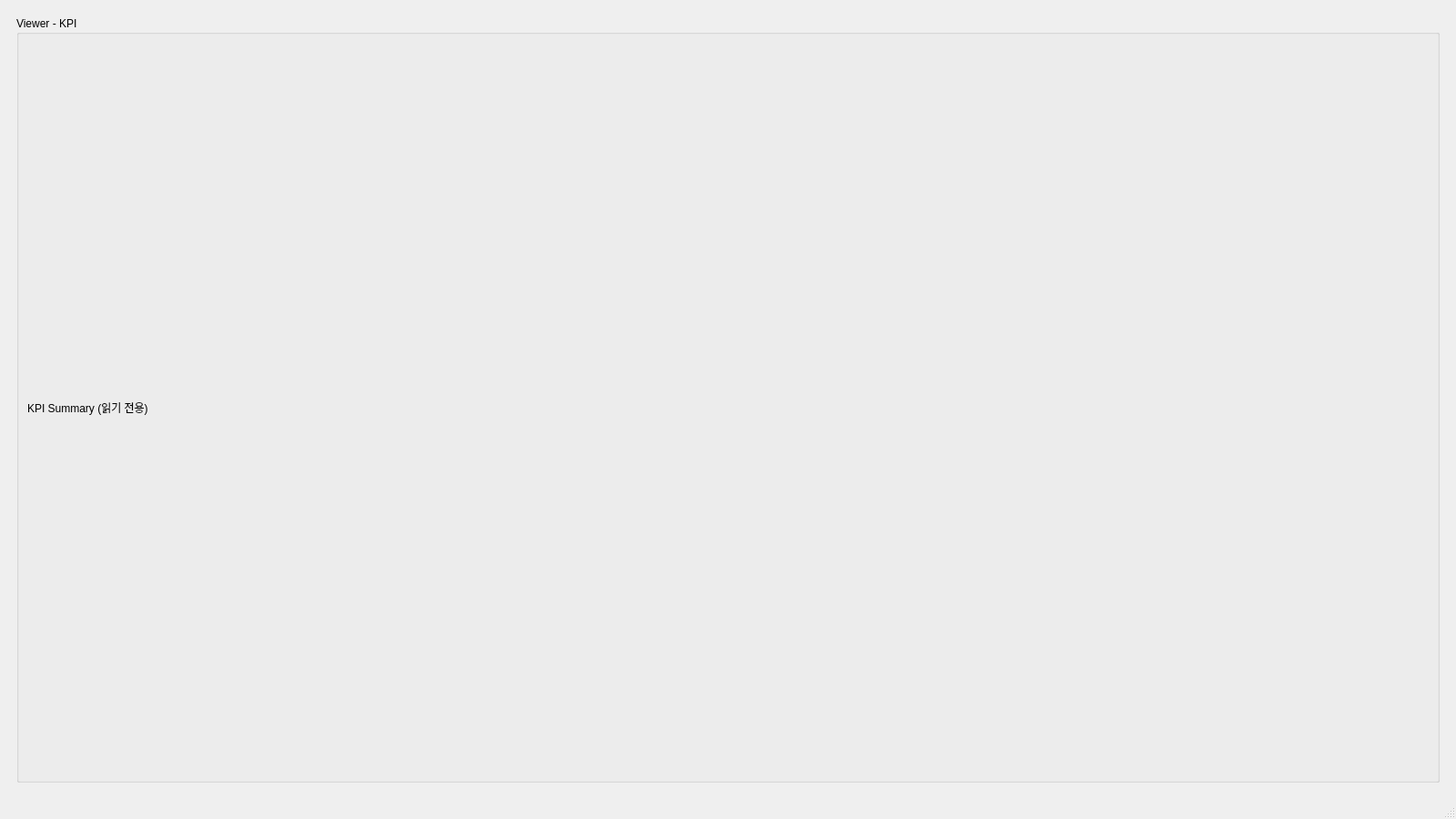
<?xml version="1.0" encoding="UTF-8"?>
<ui version="4.0">
 <class>MainDashboard</class>
 <widget class="QMainWindow" name="MainDashboard">
  <property name="geometry">
   <rect>
    <x>0</x>
    <y>0</y>
    <width>1600</width>
    <height>900</height>
   </rect>
  </property>
  <property name="windowTitle">
   <string>VigilEdge - Main Dashboard</string>
  </property>
  <widget class="QWidget" name="centralwidget">
   <layout class="QVBoxLayout" name="verticalLayout">
    <item>
     <widget class="QStackedWidget" name="stackRoles">
      <!-- Viewer -->
      <widget class="QWidget" name="pageViewer">
       <layout class="QVBoxLayout" name="vlViewer">
        <item>
         <widget class="QGroupBox" name="gbViewer">
          <property name="title">
           <string>Viewer - KPI</string>
          </property>
          <layout class="QVBoxLayout" name="vlV1">
           <item>
            <widget class="QLabel" name="lblViewer">
             <property name="text">
              <string>KPI Summary (읽기 전용)</string>
             </property>
            </widget>
           </item>
          </layout>
         </widget>
        </item>
       </layout>
      </widget>

      <!-- Operator -->
      <widget class="QWidget" name="pageOperator">
       <layout class="QVBoxLayout" name="vlOperator">
        <item>
         <widget class="QGroupBox" name="gbCharts">
          <property name="title">
           <string>Real-time Charts</string>
          </property>
          <layout class="QGridLayout" name="gridCharts">
           <item row="0" column="0">
            <widget class="QChartView" name="chartTemp">
             <property name="minimumSize">
              <size><width>200</width><height>220</height></size>
             </property>
            </widget>
           </item>
           <item row="0" column="1">
            <widget class="QChartView" name="chartVib">
             <property name="minimumSize">
              <size><width>200</width><height>220</height></size>
             </property>
            </widget>
           </item>
           <item row="1" column="0" colspan="2">
            <widget class="QChartView" name="chartIntr">
             <property name="minimumSize">
              <size><width>400</width><height>240</height></size>
             </property>
            </widget>
           </item>
          </layout>
         </widget>
        </item>

        <item>
         <widget class="QGroupBox" name="gbFilter">
          <property name="title">
           <string>Log Filter</string>
          </property>
          <layout class="QGridLayout" name="gridFilter">
           <item row="0" column="0">
            <widget class="QLabel" name="lblType">
             <property name="text"><string>Type</string></property>
            </widget>
           </item>
           <item row="0" column="1">
            <widget class="QComboBox" name="comboType">
             <item><property name="text"><string>All</string></property></item>
             <item><property name="text"><string>TEMP</string></property></item>
             <item><property name="text"><string>VIB</string></property></item>
             <item><property name="text"><string>INTR</string></property></item>
            </widget>
           </item>

           <item row="0" column="2">
            <widget class="QLabel" name="lblLevel">
             <property name="text"><string>Level</string></property>
            </widget>
           </item>
           <item row="0" column="3">
            <widget class="QComboBox" name="comboLevel">
             <item><property name="text"><string>All</string></property></item>
             <item><property name="text"><string>LOW</string></property></item>
             <item><property name="text"><string>MEDIUM</string></property></item>
             <item><property name="text"><string>HIGH</string></property></item>
            </widget>
           </item>

           <item row="0" column="4">
            <widget class="QLabel" name="lblVMin">
             <property name="text"><string>Value Min</string></property>
            </widget>
           </item>
           <item row="0" column="5">
            <widget class="QLineEdit" name="lineMin"/>
           </item>

           <item row="0" column="6">
            <widget class="QLabel" name="lblVMax">
             <property name="text"><string>Value Max</string></property>
            </widget>
           </item>
           <item row="0" column="7">
            <widget class="QLineEdit" name="lineMax"/>
           </item>

           <item row="1" column="0">
            <widget class="QLabel" name="lblContains">
             <property name="text"><string>SensorId contains</string></property>
            </widget>
           </item>
           <item row="1" column="1" colspan="3">
            <widget class="QLineEdit" name="lineSearch"/>
           </item>

           <item row="1" column="4">
            <widget class="QLabel" name="lblFrom">
             <property name="text"><string>From</string></property>
            </widget>
           </item>
           <item row="1" column="5">
            <widget class="QDateTimeEdit" name="dtFrom">
             <property name="calendarPopup"><bool>true</bool></property>
            </widget>
           </item>
           <item row="1" column="6">
            <widget class="QLabel" name="lblTo">
             <property name="text"><string>To</string></property>
            </widget>
           </item>
           <item row="1" column="7">
            <widget class="QDateTimeEdit" name="dtTo">
             <property name="calendarPopup"><bool>true</bool></property>
            </widget>
           </item>

           <item row="2" column="0" colspan="8">
            <layout class="QHBoxLayout" name="hlButtons">
             <item>
              <widget class="QPushButton" name="btnApplyFilter">
               <property name="text"><string>Apply</string></property>
              </widget>
             </item>
             <item>
              <widget class="QPushButton" name="btnResetFilter">
               <property name="text"><string>Reset</string></property>
              </widget>
             </item>
             <item>
              <spacer name="sp1">
               <property name="orientation"><enum>Qt::Horizontal</enum></property>
               <property name="sizeHint" stdset="0"><size><width>0</width><height>0</height></size></property>
              </spacer>
             </item>
             <item><widget class="QPushButton" name="btnTempOn"><property name="text"><string>TEMP ON</string></property></widget></item>
             <item><widget class="QPushButton" name="btnTempOff"><property name="text"><string>TEMP OFF</string></property></widget></item>
             <item><widget class="QPushButton" name="btnVibOn"><property name="text"><string>VIB ON</string></property></widget></item>
             <item><widget class="QPushButton" name="btnVibOff"><property name="text"><string>VIB OFF</string></property></widget></item>
             <item><widget class="QPushButton" name="btnIntrOn"><property name="text"><string>INTR ON</string></property></widget></item>
             <item><widget class="QPushButton" name="btnIntrOff"><property name="text"><string>INTR OFF</string></property></widget></item>
             <item><widget class="QPushButton" name="btnExport"><property name="text"><string>Export</string></property></widget></item>
            </layout>
           </item>
          </layout>
         </widget>
        </item>

        <item>
         <widget class="QTableView" name="logView"/>
        </item>
       </layout>
      </widget>

      <!-- Analyst -->
      <widget class="QWidget" name="pageAnalyst">
       <layout class="QVBoxLayout" name="vlAnalyst">
        <item>
         <widget class="QLabel" name="lblAnalyst">
          <property name="text">
           <string>Analyst: Trend / XAI / Report (TODO)</string>
          </property>
         </widget>
        </item>
       </layout>
      </widget>

      <!-- Admin -->
      <widget class="QWidget" name="pageAdmin">
       <layout class="QVBoxLayout" name="vlAdmin">
        <item>
         <widget class="QGroupBox" name="gbUsers">
          <property name="title">
           <string>User Management</string>
          </property>
          <layout class="QGridLayout" name="gridUsers">
           <item row="0" column="0" colspan="4">
            <widget class="QTableWidget" name="tblUsers"/>
           </item>

           <item row="1" column="0">
            <widget class="QComboBox" name="comboNewRole">
             <item><property name="text"><string>Viewer</string></property></item>
             <item><property name="text"><string>Operator</string></property></item>
             <item><property name="text"><string>Analyst</string></property></item>
             <item><property name="text"><string>Admin</string></property></item>
             <item><property name="text"><string>SuperAdmin</string></property></item>
            </widget>
           </item>

           <item row="1" column="1">
            <widget class="QPushButton" name="btnAssignRole">
             <property name="text"><string>Assign Role</string></property>
            </widget>
           </item>

           <!-- ✅ 추가: SuperAdmin용 암호 초기화 버튼 -->
           <item row="1" column="2">
            <widget class="QPushButton" name="btnResetPwd">
             <property name="text"><string>Reset Password</string></property>
            </widget>
           </item>

           <item row="1" column="3">
            <spacer name="spAdmin">
             <property name="orientation"><enum>Qt::Horizontal</enum></property>
             <property name="sizeHint" stdset="0"><size><width>40</width><height>20</height></size></property>
            </spacer>
           </item>
          </layout>
         </widget>
        </item>
       </layout>
      </widget>

     </widget>
    </item>
   </layout>
  </widget>

  <widget class="QMenuBar" name="menubar">
   <property name="geometry">
    <rect><x>0</x><y>0</y><width>1600</width><height>23</height></rect>
   </property>
  </widget>
  <widget class="QStatusBar" name="statusbar"/>

  <action name="actionViewer"><property name="text"><string>Viewer</string></property></action>
  <action name="actionOperator"><property name="text"><string>Operator</string></property></action>
  <action name="actionAnalyst"><property name="text"><string>Analyst</string></property></action>
  <action name="actionAdmin"><property name="text"><string>Admin</string></property></action>

 </widget>

 <customwidgets>
  <customwidget>
   <class>QChartView</class>
   <extends>QGraphicsView</extends>
   <header>QtCharts/QChartView</header>
  </customwidget>
 </customwidgets>
 <resources/>
 <connections/>
</ui>
